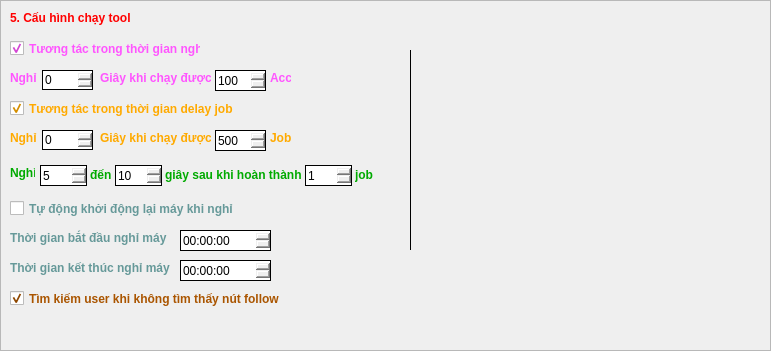
                         <widget class="QFrame" name="frame_91">
                          <property name="geometry">
                           <rect>
                            <x>10</x>
                            <y>490</y>
                            <width>771</width>
                            <height>351</height>
                           </rect>
                          </property>
                          <property name="frameShape">
                           <enum>QFrame::StyledPanel</enum>
                          </property>
                          <property name="frameShadow">
                           <enum>QFrame::Raised</enum>
                          </property>
                          <widget class="QLabel" name="label_32">
                           <property name="geometry">
                            <rect>
                             <x>10</x>
                             <y>260</y>
                             <width>161</width>
                             <height>16</height>
                            </rect>
                           </property>
                           <property name="font">
                            <font>
                             <weight>75</weight>
                             <bold>true</bold>
                            </font>
                           </property>
                           <property name="styleSheet">
                            <string notr="true">color: rgb(102, 153, 153);</string>
                           </property>
                           <property name="text">
                            <string>Thời gian kết thúc nghỉ máy</string>
                           </property>
                          </widget>
                          <widget class="QLabel" name="label_34">
                           <property name="geometry">
                            <rect>
                             <x>165</x>
                             <y>167</y>
                             <width>141</width>
                             <height>16</height>
                            </rect>
                           </property>
                           <property name="font">
                            <font>
                             <weight>75</weight>
                             <bold>true</bold>
                            </font>
                           </property>
                           <property name="styleSheet">
                            <string notr="true">color: rgb(0, 170, 0);</string>
                           </property>
                           <property name="text">
                            <string>giây sau khi hoàn thành</string>
                           </property>
                          </widget>
                          <widget class="QSpinBox" name="sleep_job_2">
                           <property name="geometry">
                            <rect>
                             <x>42</x>
                             <y>130</y>
                             <width>51</width>
                             <height>20</height>
                            </rect>
                           </property>
                           <property name="minimumSize">
                            <size>
                             <width>0</width>
                             <height>0</height>
                            </size>
                           </property>
                           <property name="styleSheet">
                            <string notr="true">border: 0.5px solid black;</string>
                           </property>
                           <property name="maximum">
                            <number>9999</number>
                           </property>
                          </widget>
                          <widget class="QSpinBox" name="delayMin">
                           <property name="geometry">
                            <rect>
                             <x>40</x>
                             <y>165</y>
                             <width>47</width>
                             <height>21</height>
                            </rect>
                           </property>
                           <property name="minimumSize">
                            <size>
                             <width>0</width>
                             <height>0</height>
                            </size>
                           </property>
                           <property name="styleSheet">
                            <string notr="true">border: 0.5px solid black;</string>
                           </property>
                           <property name="maximum">
                            <number>9999</number>
                           </property>
                           <property name="value">
                            <number>5</number>
                           </property>
                          </widget>
                          <widget class="QCheckBox" name="tt_sleep_job">
                           <property name="geometry">
                            <rect>
                             <x>10</x>
                             <y>40</y>
                             <width>191</width>
                             <height>17</height>
                            </rect>
                           </property>
                           <property name="font">
                            <font>
                             <weight>75</weight>
                             <bold>true</bold>
                            </font>
                           </property>
                           <property name="styleSheet">
                            <string notr="true">color: rgb(255, 85, 255);</string>
                           </property>
                           <property name="text">
                            <string>Tương tác trong thời gian nghỉ</string>
                           </property>
                           <property name="checked">
                            <bool>true</bool>
                           </property>
                          </widget>
                          <widget class="QLabel" name="label_50">
                           <property name="geometry">
                            <rect>
                             <x>100</x>
                             <y>130</y>
                             <width>111</width>
                             <height>16</height>
                            </rect>
                           </property>
                           <property name="font">
                            <font>
                             <weight>75</weight>
                             <bold>true</bold>
                            </font>
                           </property>
                           <property name="styleSheet">
                            <string notr="true">color: rgb(255, 170, 0);</string>
                           </property>
                           <property name="text">
                            <string>Giây khi chạy được </string>
                           </property>
                          </widget>
                          <widget class="QTimeEdit" name="startTime">
                           <property name="geometry">
                            <rect>
                             <x>180</x>
                             <y>230</y>
                             <width>91</width>
                             <height>21</height>
                            </rect>
                           </property>
                           <property name="styleSheet">
                            <string notr="true">border: 0.5px solid black;</string>
                           </property>
                           <property name="displayFormat">
                            <string>hh:mm:ss</string>
                           </property>
                          </widget>
                          <widget class="QLabel" name="label_31">
                           <property name="geometry">
                            <rect>
                             <x>10</x>
                             <y>230</y>
                             <width>161</width>
                             <height>16</height>
                            </rect>
                           </property>
                           <property name="font">
                            <font>
                             <weight>75</weight>
                             <bold>true</bold>
                            </font>
                           </property>
                           <property name="styleSheet">
                            <string notr="true">color: rgb(102, 153, 153);</string>
                           </property>
                           <property name="text">
                            <string>Thời gian bắt đầu nghỉ máy</string>
                           </property>
                          </widget>
                          <widget class="QSpinBox" name="job_sleep">
                           <property name="geometry">
                            <rect>
                             <x>215</x>
                             <y>70</y>
                             <width>51</width>
                             <height>21</height>
                            </rect>
                           </property>
                           <property name="minimumSize">
                            <size>
                             <width>0</width>
                             <height>0</height>
                            </size>
                           </property>
                           <property name="styleSheet">
                            <string notr="true">border: 0.5px solid black;</string>
                           </property>
                           <property name="maximum">
                            <number>9999</number>
                           </property>
                           <property name="value">
                            <number>100</number>
                           </property>
                          </widget>
                          <widget class="QLabel" name="label_48">
                           <property name="geometry">
                            <rect>
                             <x>270</x>
                             <y>130</y>
                             <width>21</width>
                             <height>16</height>
                            </rect>
                           </property>
                           <property name="font">
                            <font>
                             <weight>75</weight>
                             <bold>true</bold>
                            </font>
                           </property>
                           <property name="styleSheet">
                            <string notr="true">color: rgb(255, 170, 0);</string>
                           </property>
                           <property name="text">
                            <string>Job</string>
                           </property>
                          </widget>
                          <widget class="QSpinBox" name="job_sleep_2">
                           <property name="geometry">
                            <rect>
                             <x>215</x>
                             <y>130</y>
                             <width>51</width>
                             <height>21</height>
                            </rect>
                           </property>
                           <property name="minimumSize">
                            <size>
                             <width>0</width>
                             <height>0</height>
                            </size>
                           </property>
                           <property name="styleSheet">
                            <string notr="true">border: 0.5px solid black;</string>
                           </property>
                           <property name="maximum">
                            <number>9999</number>
                           </property>
                           <property name="value">
                            <number>500</number>
                           </property>
                          </widget>
                          <widget class="QLabel" name="label_33">
                           <property name="geometry">
                            <rect>
                             <x>10</x>
                             <y>165</y>
                             <width>25</width>
                             <height>16</height>
                            </rect>
                           </property>
                           <property name="font">
                            <font>
                             <weight>75</weight>
                             <bold>true</bold>
                            </font>
                           </property>
                           <property name="styleSheet">
                            <string notr="true">color: rgb(0, 170, 0);</string>
                           </property>
                           <property name="text">
                            <string>Nghỉ </string>
                           </property>
                          </widget>
                          <widget class="QSpinBox" name="delayMax">
                           <property name="geometry">
                            <rect>
                             <x>115</x>
                             <y>165</y>
                             <width>47</width>
                             <height>21</height>
                            </rect>
                           </property>
                           <property name="styleSheet">
                            <string notr="true">border: 0.5px solid black;</string>
                           </property>
                           <property name="maximum">
                            <number>9999</number>
                           </property>
                           <property name="value">
                            <number>10</number>
                           </property>
                          </widget>
                          <widget class="QLabel" name="label_29">
                           <property name="geometry">
                            <rect>
                             <x>100</x>
                             <y>70</y>
                             <width>111</width>
                             <height>16</height>
                            </rect>
                           </property>
                           <property name="font">
                            <font>
                             <weight>75</weight>
                             <bold>true</bold>
                            </font>
                           </property>
                           <property name="styleSheet">
                            <string notr="true">color: rgb(255, 85, 255);</string>
                           </property>
                           <property name="text">
                            <string>Giây khi chạy được </string>
                           </property>
                          </widget>
                          <widget class="QCheckBox" name="tt_delay_job">
                           <property name="geometry">
                            <rect>
                             <x>10</x>
                             <y>100</y>
                             <width>231</width>
                             <height>17</height>
                            </rect>
                           </property>
                           <property name="font">
                            <font>
                             <weight>75</weight>
                             <bold>true</bold>
                            </font>
                           </property>
                           <property name="styleSheet">
                            <string notr="true">color: rgb(255, 170, 0);</string>
                           </property>
                           <property name="text">
                            <string>Tương tác trong thời gian delay job</string>
                           </property>
                           <property name="checked">
                            <bool>true</bool>
                           </property>
                          </widget>
                          <widget class="QTimeEdit" name="endTime">
                           <property name="geometry">
                            <rect>
                             <x>180</x>
                             <y>260</y>
                             <width>91</width>
                             <height>21</height>
                            </rect>
                           </property>
                           <property name="styleSheet">
                            <string notr="true">border: 0.5px solid black;</string>
                           </property>
                           <property name="displayFormat">
                            <string>hh:mm:ss</string>
                           </property>
                          </widget>
                          <widget class="QLabel" name="label_49">
                           <property name="geometry">
                            <rect>
                             <x>10</x>
                             <y>130</y>
                             <width>31</width>
                             <height>16</height>
                            </rect>
                           </property>
                           <property name="font">
                            <font>
                             <weight>75</weight>
                             <bold>true</bold>
                            </font>
                           </property>
                           <property name="styleSheet">
                            <string notr="true">color: rgb(255, 170, 0);</string>
                           </property>
                           <property name="text">
                            <string>Nghỉ</string>
                           </property>
                          </widget>
                          <widget class="QLabel" name="label_28">
                           <property name="geometry">
                            <rect>
                             <x>10</x>
                             <y>70</y>
                             <width>31</width>
                             <height>16</height>
                            </rect>
                           </property>
                           <property name="font">
                            <font>
                             <weight>75</weight>
                             <bold>true</bold>
                            </font>
                           </property>
                           <property name="styleSheet">
                            <string notr="true">color: rgb(255, 85, 255);</string>
                           </property>
                           <property name="text">
                            <string>Nghỉ</string>
                           </property>
                          </widget>
                          <widget class="QLabel" name="label_30">
                           <property name="geometry">
                            <rect>
                             <x>270</x>
                             <y>70</y>
                             <width>21</width>
                             <height>16</height>
                            </rect>
                           </property>
                           <property name="font">
                            <font>
                             <weight>75</weight>
                             <bold>true</bold>
                            </font>
                           </property>
                           <property name="styleSheet">
                            <string notr="true">color: rgb(255, 85, 255);</string>
                           </property>
                           <property name="text">
                            <string>Acc</string>
                           </property>
                          </widget>
                          <widget class="QSpinBox" name="sleep_job">
                           <property name="geometry">
                            <rect>
                             <x>42</x>
                             <y>70</y>
                             <width>51</width>
                             <height>20</height>
                            </rect>
                           </property>
                           <property name="minimumSize">
                            <size>
                             <width>0</width>
                             <height>0</height>
                            </size>
                           </property>
                           <property name="styleSheet">
                            <string notr="true">border: 0.5px solid black;</string>
                           </property>
                           <property name="maximum">
                            <number>9999</number>
                           </property>
                          </widget>
                          <widget class="QLabel" name="label_51">
                           <property name="geometry">
                            <rect>
                             <x>10</x>
                             <y>10</y>
                             <width>131</width>
                             <height>16</height>
                            </rect>
                           </property>
                           <property name="font">
                            <font>
                             <weight>75</weight>
                             <bold>true</bold>
                            </font>
                           </property>
                           <property name="styleSheet">
                            <string notr="true">color: red;</string>
                           </property>
                           <property name="text">
                            <string>5. Cấu hình chạy tool</string>
                           </property>
                          </widget>
                          <widget class="QCheckBox" name="boxSleepPhone">
                           <property name="geometry">
                            <rect>
                             <x>10</x>
                             <y>200</y>
                             <width>231</width>
                             <height>17</height>
                            </rect>
                           </property>
                           <property name="font">
                            <font>
                             <weight>75</weight>
                             <bold>true</bold>
                            </font>
                           </property>
                           <property name="styleSheet">
                            <string notr="true">color: rgb(102, 153, 153);</string>
                           </property>
                           <property name="text">
                            <string>Tự động khởi động lại máy khi nghỉ</string>
                           </property>
                          </widget>
                          <widget class="QLabel" name="label_52">
                           <property name="geometry">
                            <rect>
                             <x>90</x>
                             <y>167</y>
                             <width>23</width>
                             <height>16</height>
                            </rect>
                           </property>
                           <property name="font">
                            <font>
                             <weight>75</weight>
                             <bold>true</bold>
                            </font>
                           </property>
                           <property name="styleSheet">
                            <string notr="true">color: rgb(0, 170, 0);</string>
                           </property>
                           <property name="text">
                            <string>đến</string>
                           </property>
                          </widget>
                          <widget class="QSpinBox" name="boxCountJob">
                           <property name="geometry">
                            <rect>
                             <x>305</x>
                             <y>165</y>
                             <width>47</width>
                             <height>21</height>
                            </rect>
                           </property>
                           <property name="minimumSize">
                            <size>
                             <width>0</width>
                             <height>0</height>
                            </size>
                           </property>
                           <property name="styleSheet">
                            <string notr="true">border: 0.5px solid black;</string>
                           </property>
                           <property name="maximum">
                            <number>9999</number>
                           </property>
                           <property name="value">
                            <number>1</number>
                           </property>
                          </widget>
                          <widget class="QLabel" name="label_53">
                           <property name="geometry">
                            <rect>
                             <x>355</x>
                             <y>167</y>
                             <width>31</width>
                             <height>16</height>
                            </rect>
                           </property>
                           <property name="font">
                            <font>
                             <weight>75</weight>
                             <bold>true</bold>
                            </font>
                           </property>
                           <property name="styleSheet">
                            <string notr="true">color: rgb(0, 170, 0);</string>
                           </property>
                           <property name="text">
                            <string>job</string>
                           </property>
                          </widget>
                          <widget class="Line" name="line_2">
                           <property name="geometry">
                            <rect>
                             <x>410</x>
                             <y>50</y>
                             <width>1</width>
                             <height>200</height>
                            </rect>
                           </property>
                           <property name="styleSheet">
                            <string notr="true">border: 1px solid black;</string>
                           </property>
                           <property name="orientation">
                            <enum>Qt::Vertical</enum>
                           </property>
                          </widget>
                          <widget class="QCheckBox" name="searchUser">
                           <property name="geometry">
                            <rect>
                             <x>10</x>
                             <y>290</y>
                             <width>271</width>
                             <height>17</height>
                            </rect>
                           </property>
                           <property name="font">
                            <font>
                             <weight>75</weight>
                             <bold>true</bold>
                            </font>
                           </property>
                           <property name="styleSheet">
                            <string notr="true">color: rgb(170, 85, 0);</string>
                           </property>
                           <property name="text">
                            <string>Tìm kiếm user khi không tìm thấy nút follow</string>
                           </property>
                           <property name="checked">
                            <bool>true</bool>
                           </property>
                          </widget>
                         </widget>
